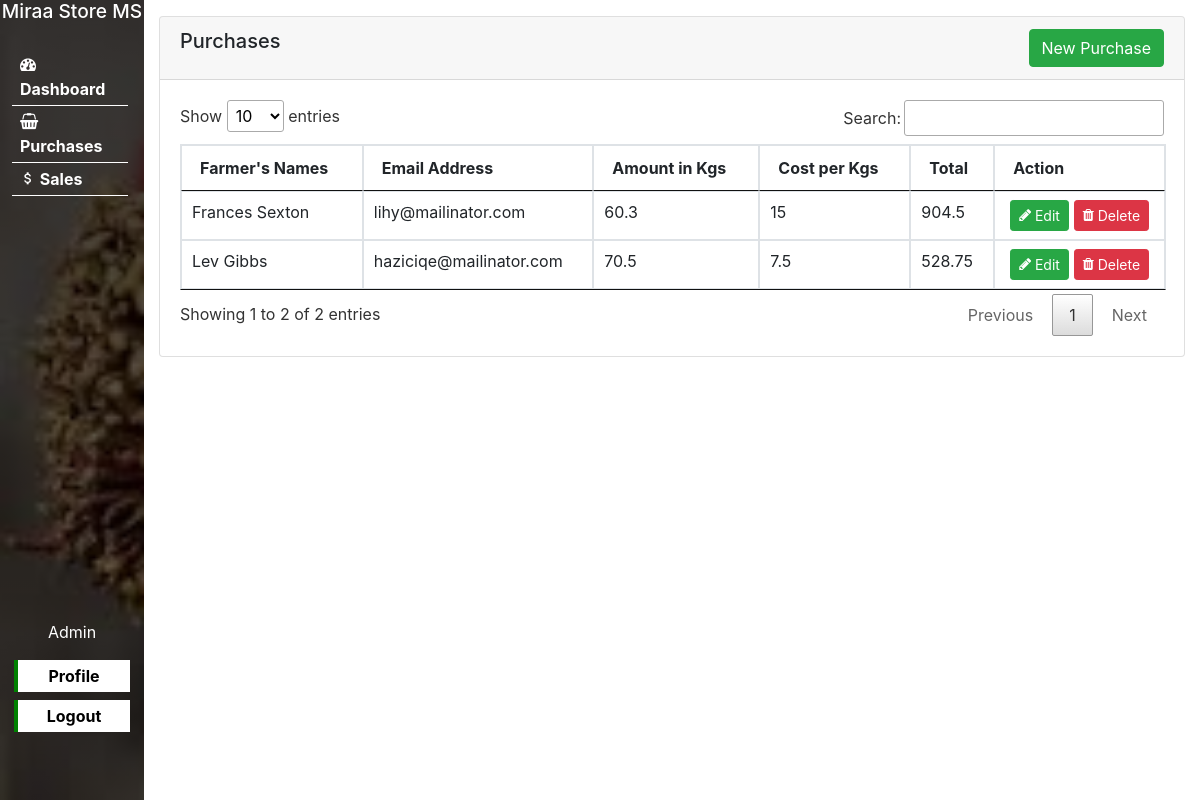
The app's page /app/purchases.php (signed in) with its own data.
### tables this page shows
CREATE TABLE `purchases` (
  `id` int(6) NOT NULL,
  `farmers_names` varchar(100) NOT NULL,
  `email_address` varchar(70) NOT NULL,
  `amount_in_kgs` double NOT NULL,
  `cost_per_kg` double NOT NULL,
  `date_created` timestamp NOT NULL DEFAULT current_timestamp()
);

### app/include/functions.php (called while the page is built, shortened)
<?php
$hostname = "localhost";
$username = "root";
$password = "";
$database = "db_miraa_store_ms";
$db_connection = mysqli_connect($hostname, $username, $password, $database)
or die("<b>Connection to the server couldn't be established. Try starting mysql on Xampp or contact the developer for help!</b>");
    if (isset($_COOKIE['error'])): ?>
<?php endif;
function fetch_all($table_name): mysqli_result|bool
{
    global $db_connection;
    $sql_fetch_all = $db_connection->query("SELECT * FROM $table_name") or die(mysqli_error($db_connection));
    return $sql_fetch_all;
}

### app/purchases.php (the view, shortened to what this page needs)
<?php
include_once "include/functions.php";
?>
<!doctype html>
<html lang="en">
<head>
    <?php include_once "include/head_section.php" ?>
</head>
<body>
<?php include_once "include/navbar.php" ?>
<main class="main_content">
    <div class="container">
        <div class="row justify-content-center pt-3">
            <div class="col">
                <div class="card">
                    <div class="card-header">
                        <div class="row">
                            <div class="col">
                                <h5>Purchases</h5>
                            </div>
                            <div class="col text-right">
                                <a href="" class="btn btn-success btn-rounded text-right" data-toggle="modal"
                                   data-target="#modalAddPayment">New Purchase</a>
                            </div>
                        </div>
                    </div>
                    <div class="card-body">
                        <table class="table table-hover table-bordered" id="data_table">
                            <thead>
                            <tr>
                                <th>Farmer's Names</th>
                                <th>Email Address</th>
                                <th>Amount in Kgs</th>
                                <th>Cost per Kgs</th>
                                <th>Total</th>
                                <th>Action</th>
                            </tr>
                            </thead>
                            <tbody>
                            <?php foreach(fetch_all('purchases') as $purchase):?>
                            <tr>
                                <td><?= $purchase['farmers_names'] ?></td>
                                <td><?= $purchase['email_address'] ?></td>
                                <td><?= $purchase['amount_in_kgs'] ?></td>
                                <td><?= $purchase['cost_per_kg'] ?></td>
                                <td><?= $purchase['amount_in_kgs'] * $purchase['cost_per_kg'] ?></td>
                                <td>
                                    <div class="action_buttons_wrapper">
                                        <div class="action_button">
                                            <form action="update_purchase.php" method="post">
                                                <button class="btn btn-success btn-sm" name="edit_purchase"><span class="icon-pencil"></span> Edit</button>
                                            </form>
                                        </div>
                                        <div class="action_button">
                                            <form action="purchases.php" method="post">
                                                <button class="btn btn-danger btn-sm" name="delete_purchase"><span class="icon-trash"></span> Delete</button>
                                            </form>
                                        </div>
                                    </div>
                                </td>
                            </tr>
                            <?php endforeach; ?>
                            </tbody>
                        </table>
                    </div>
                </div>
            </div>
        </div>
    </div>
</main>
</body>
</html>

### app/include/head_section.php (shortened to what this page needs)
<link rel="stylesheet" href="../assets/css/bootstrap.min.css">
<link rel="stylesheet" href="../assets/css/icomoon.css">
<link rel="stylesheet" href="../assets/css/jquery.dataTables.min.css">
<link rel="stylesheet" href="../assets/css/styles.css">

### app/include/navbar.php
<aside>
    <div class="app_name text-center">
        <h1>Miraa Store MS</h1>
    </div>
    <div class="nav_links">
        <ul>
            <li><a href="welcome_page.php"><span class="icon-dashboard"></span> Dashboard</a></li>
            <li><a href="purchases.php"><span class="icon-shopping-basket"></span> Purchases</a></li>
            <li><a href="sales.php"><span class="icon-attach_money"></span> Sales</a></li>
        </ul>
    </div>
    <div class="account">
        <p><?= $_SESSION['first_name'] ?></p>
        <a href="profile.php" class="account_btn">Profile</a>
        <form action="include/functions.php" method="post">
            <button type="submit" name="logout_btn" class="account_btn">Logout</button>
        </form>
    </div>
</aside>

### assets/css/icomoon.css (style rules this page uses)
[class^="icon-"], [class*=" icon-"] { font-family: 'icomoon' !important; speak: none; font-style: normal; font-weight: normal; font-variant: normal; text-transform: none; line-height: 1; -webkit-font-smoothing: antialiased; -moz-osx-font-smoothing: grayscale; }
.icon-pencil:before { content: "\f040"; }
.icon-dashboard:before { content: "\f0e4"; }
.icon-trash:before { content: "\f1f8"; }
.icon-shopping-basket:before { content: "\f291"; }
.icon-attach_money:before { content: "\e227"; }

### assets/css/styles.css (style rules this page uses)
* { padding: 0; margin: 0; box-sizing: border-box; }
aside { width: 12%; position: relative; position: fixed; background: -webkit-linear-gradient(rgba(0, 0, 0, 0.8), rgba(0, 0, 0, 0.5)), url("../images/system_images/miraa.jpg") no-repeat; background-size: cover; height: 100%; }
aside .app_name h1 { font-size: 1.2em; color: white; margin-bottom: 15%; }
aside .nav_links ul { list-style: none; padding: 4px 12px; }
aside .nav_links ul li { width: 97%; border-bottom: 1px solid white; padding: 4px 8px; }
aside a { color: white; text-decoration: none; display: block; font-weight: bold; }
aside .account { position: absolute; bottom: 8%; width: 100%; text-align: center; color: white; }
aside .account a { color: black; }
aside .account_btn { background: white; width: 80%; border: none; border-left: 4px solid green; padding: 4px; margin: 4px auto; font-weight: bold; }
.main_content { width: 88%; margin-left: 12%; }
.action_buttons_wrapper { display: flex; flex-direction: row; justify-content: space-evenly; }

### records on screen
purchases: farmers_names "Frances Sexton", email_address "lihy@mailinator.com", amount_in_kgs "60.3", cost_per_kg "15", $purchase['amount_in_kgs'] * $purchase['cost_per_kg'] "904.5"
purchases: farmers_names "Lev Gibbs", email_address "haziciqe@mailinator.com", amount_in_kgs "70.5", cost_per_kg "7.5", $purchase['amount_in_kgs'] * $purchase['cost_per_kg'] "528.75"

### other values on screen
$_SESSION['first_name'] "Admin"
